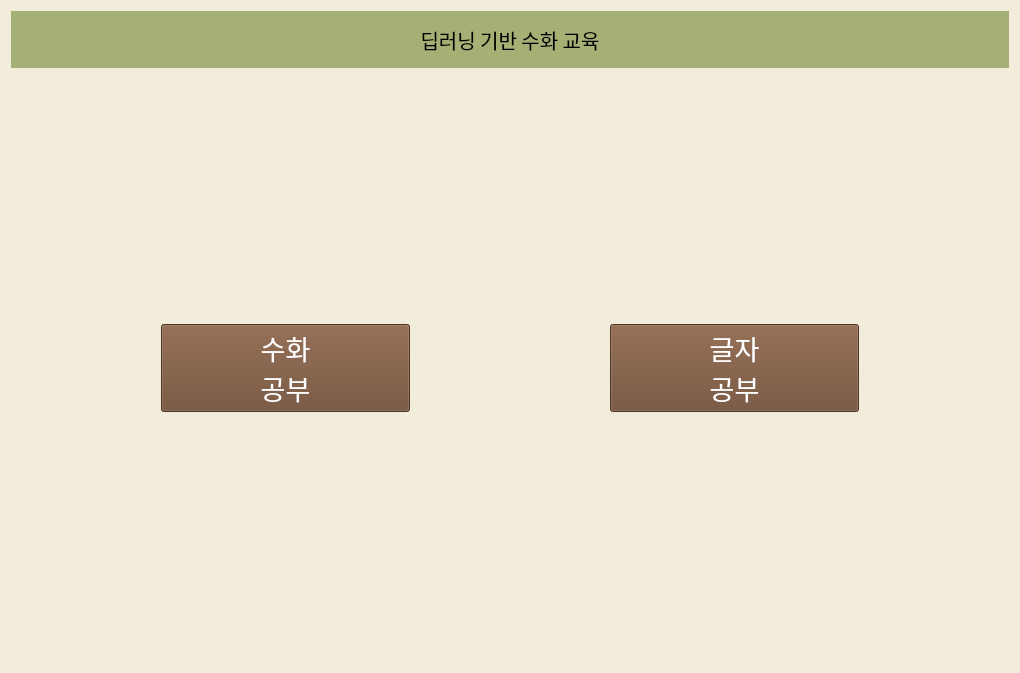
<?xml version="1.0" encoding="UTF-8"?>
<ui version="4.0">
 <class>Form</class>
 <widget class="QWidget" name="Form">
  <property name="geometry">
   <rect>
    <x>0</x>
    <y>0</y>
    <width>1020</width>
    <height>673</height>
   </rect>
  </property>
  <property name="windowTitle">
   <string>Form</string>
  </property>
  <property name="styleSheet">
   <string notr="true">background-color:rgb(242, 236, 218)</string>
  </property>
  <layout class="QGridLayout" name="gridLayout_2">
   <item row="0" column="0">
    <layout class="QGridLayout" name="gridLayout_3">
     <item row="0" column="0">
      <layout class="QGridLayout" name="gridLayout" rowstretch="0,3,27">
       <property name="topMargin">
        <number>0</number>
       </property>
       <property name="rightMargin">
        <number>0</number>
       </property>
       <item row="1" column="0">
        <layout class="QHBoxLayout" name="horizontalLayout1">
         <item>
          <widget class="QLabel" name="label">
           <property name="font">
            <font>
             <family>한컴 윤고딕 240</family>
             <pointsize>15</pointsize>
            </font>
           </property>
           <property name="styleSheet">
            <string notr="true">background-color:rgb(164, 176, 116)</string>
           </property>
           <property name="text">
            <string>딥러닝 기반 수화 교육</string>
           </property>
           <property name="alignment">
            <set>Qt::AlignCenter</set>
           </property>
          </widget>
         </item>
        </layout>
       </item>
       <item row="2" column="0">
        <layout class="QHBoxLayout" name="horizontalLayout2">
         <property name="spacing">
          <number>200</number>
         </property>
         <property name="leftMargin">
          <number>150</number>
         </property>
         <property name="topMargin">
          <number>250</number>
         </property>
         <property name="rightMargin">
          <number>150</number>
         </property>
         <property name="bottomMargin">
          <number>250</number>
         </property>
         <item>
          <widget class="QPushButton" name="btn_mode1">
           <property name="sizePolicy">
            <sizepolicy hsizetype="Minimum" vsizetype="MinimumExpanding">
             <horstretch>0</horstretch>
             <verstretch>0</verstretch>
            </sizepolicy>
           </property>
           <property name="font">
            <font>
             <family>한컴 윤고딕 230</family>
             <pointsize>20</pointsize>
            </font>
           </property>
           <property name="styleSheet">
            <string notr="true">QPushButton{
	color: white;
	background-color: rgb(109, 73, 48);
}

QPushButton:hover{
          color: rgb(109, 73, 48);
          background: transparent;
          border: 2px solid brown;
          border-radius: 1px;
}</string>
           </property>
           <property name="text">
            <string>수화
공부</string>
           </property>
          </widget>
         </item>
         <item>
          <widget class="QPushButton" name="btn_mode2">
           <property name="sizePolicy">
            <sizepolicy hsizetype="Minimum" vsizetype="MinimumExpanding">
             <horstretch>0</horstretch>
             <verstretch>0</verstretch>
            </sizepolicy>
           </property>
           <property name="font">
            <font>
             <family>한컴 윤고딕 230</family>
             <pointsize>20</pointsize>
            </font>
           </property>
           <property name="styleSheet">
            <string notr="true">QPushButton{
	color: white;
	background-color: rgb(109, 73, 48);
}

QPushButton:hover{
          color: rgb(109, 73, 48);
          background: transparent;
          border: 2px solid brown;
          border-radius: 1px;
}</string>
           </property>
           <property name="text">
            <string>글자
공부</string>
           </property>
          </widget>
         </item>
        </layout>
       </item>
      </layout>
     </item>
    </layout>
   </item>
  </layout>
 </widget>
 <resources/>
 <connections>
  <connection>
   <sender>btn_mode1</sender>
   <signal>clicked()</signal>
   <receiver>Form</receiver>
   <slot>sign_language_study_button_onClick()</slot>
   <hints>
    <hint type="sourcelabel">
     <x>257</x>
     <y>362</y>
    </hint>
    <hint type="destinationlabel">
     <x>258</x>
     <y>745</y>
    </hint>
   </hints>
  </connection>
  <connection>
   <sender>btn_mode2</sender>
   <signal>clicked()</signal>
   <receiver>Form</receiver>
   <slot>word_study_button_onClick()</slot>
   <hints>
    <hint type="sourcelabel">
     <x>688</x>
     <y>365</y>
    </hint>
    <hint type="destinationlabel">
     <x>689</x>
     <y>708</y>
    </hint>
   </hints>
  </connection>
 </connections>
 <slots>
  <slot>sign_language_study_button_onClick()</slot>
  <slot>word_study_button_onClick()</slot>
 </slots>
</ui>
